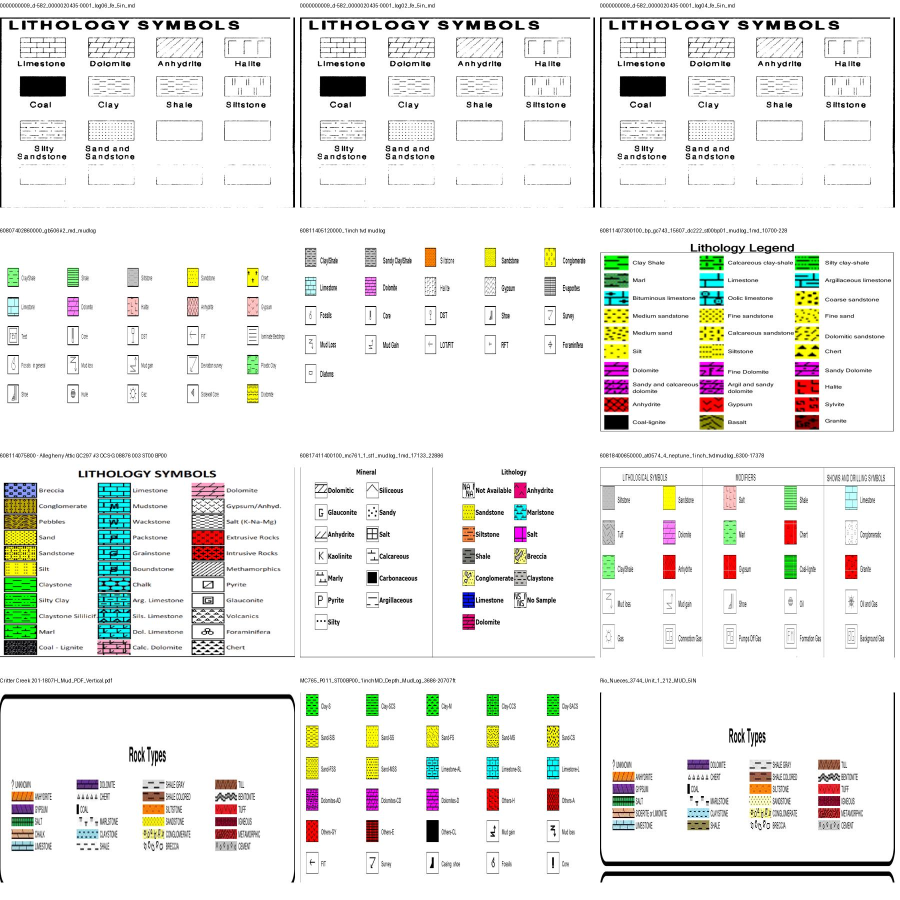
#> input picture workspace/viridien/bakeoff/notes/legend_initial.jpg, 1800 x 1800 px (shown at 1/2 size); its folder holds only this picture in this run
$ python -i s01_colour_runs.py   (imports and definitions only)   (older library calls are emulated)
#> lines starting #> are read from the running program, lines starting #| are printed output that depends on the picture; after the words box and inside, x2 and y2 are one past the last pixel; in counts of white or black regions, pixels touching at a corner belong together
"""Fast row-wise colour and pattern runs for lithology columns."""

import cv2
import numpy as np
from harness import io

NAME = "S1 colour runs"
NEEDS_GPU = False
PAID_API = None


# [31 lines left out: functions _colour_rows, _swatch_rgb, not called in this run]


def _texture_signature(rgb):
    gray = cv2.cvtColor(rgb, cv2.COLOR_RGB2GRAY)
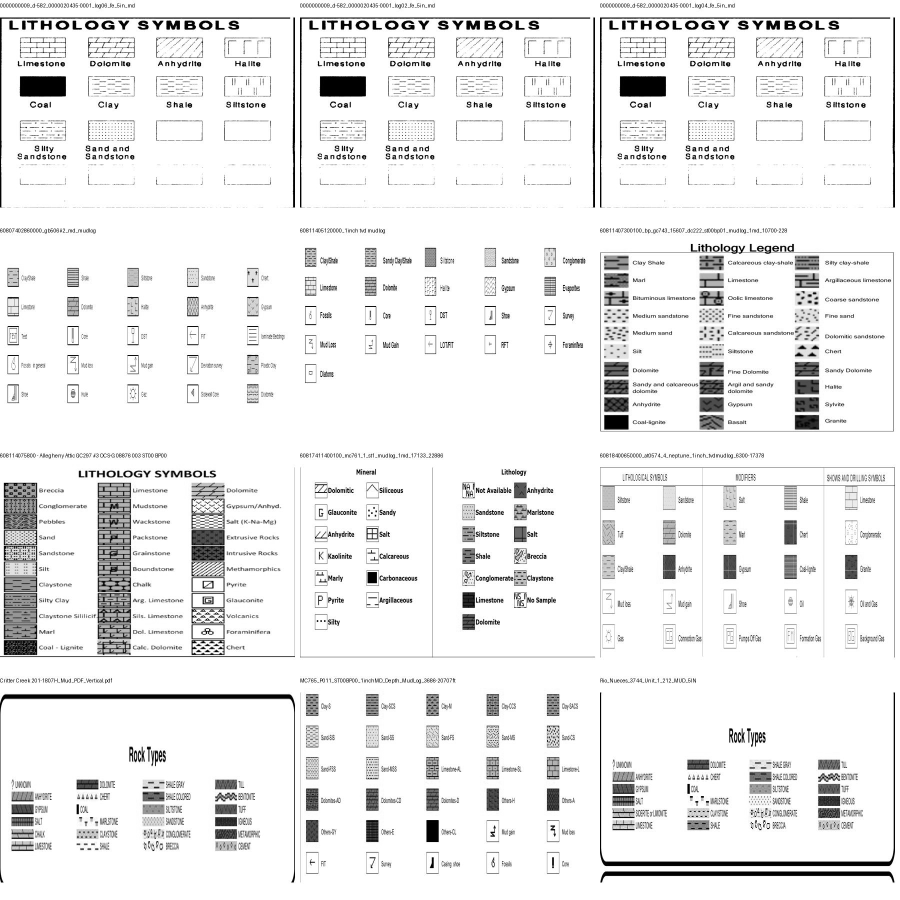
#> gray: shape (1800, 1800) (shown at 1/2 size); min 0, max 255, mean 235.9
    ink = (gray < 210).astype(np.float32)
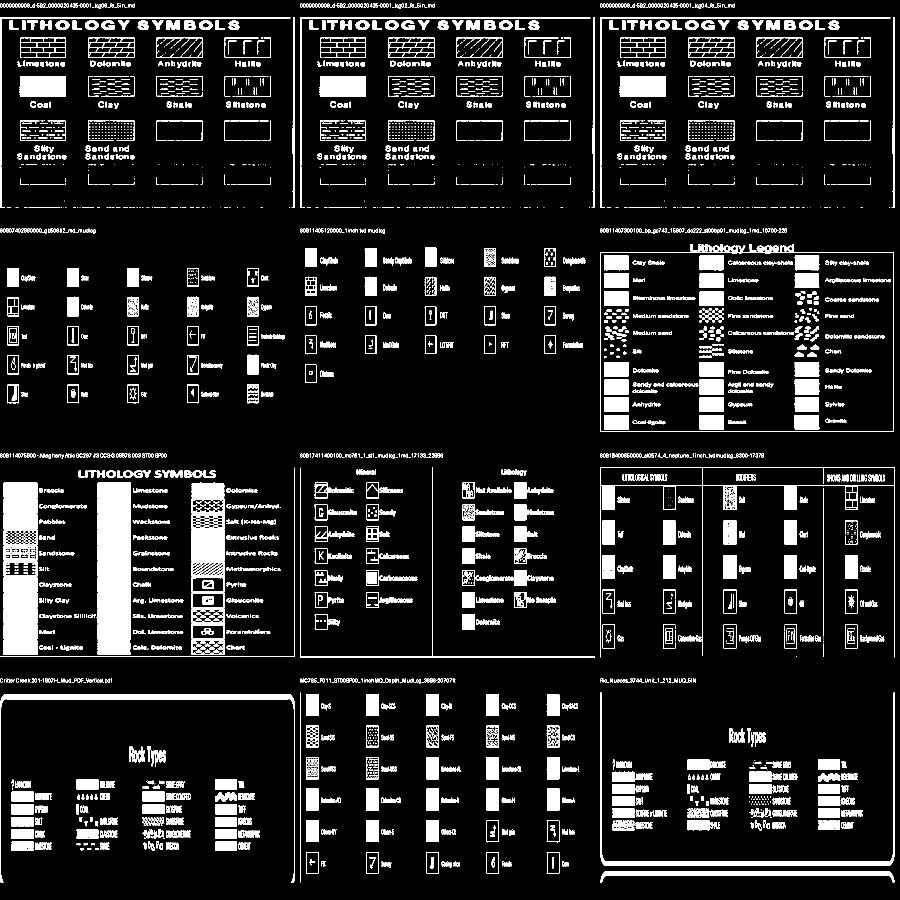
#> ink: shape (1800, 1800) float32 (shown at 1/2 size); values 0 (black) and 1 (white), 11.6% white; 3569 white regions (1469 under 20 px), largest, box (x1, y1, x2, y2) and area: (0, 1388, 590, 1765) 7676, (1200, 1385, 1790, 1732) 7292, (1200, 935, 1790, 1315) 6378
    gx = cv2.Sobel(gray, cv2.CV_32F, 1, 0, ksize=3)
    gy = cv2.Sobel(gray, cv2.CV_32F, 0, 1, ksize=3)
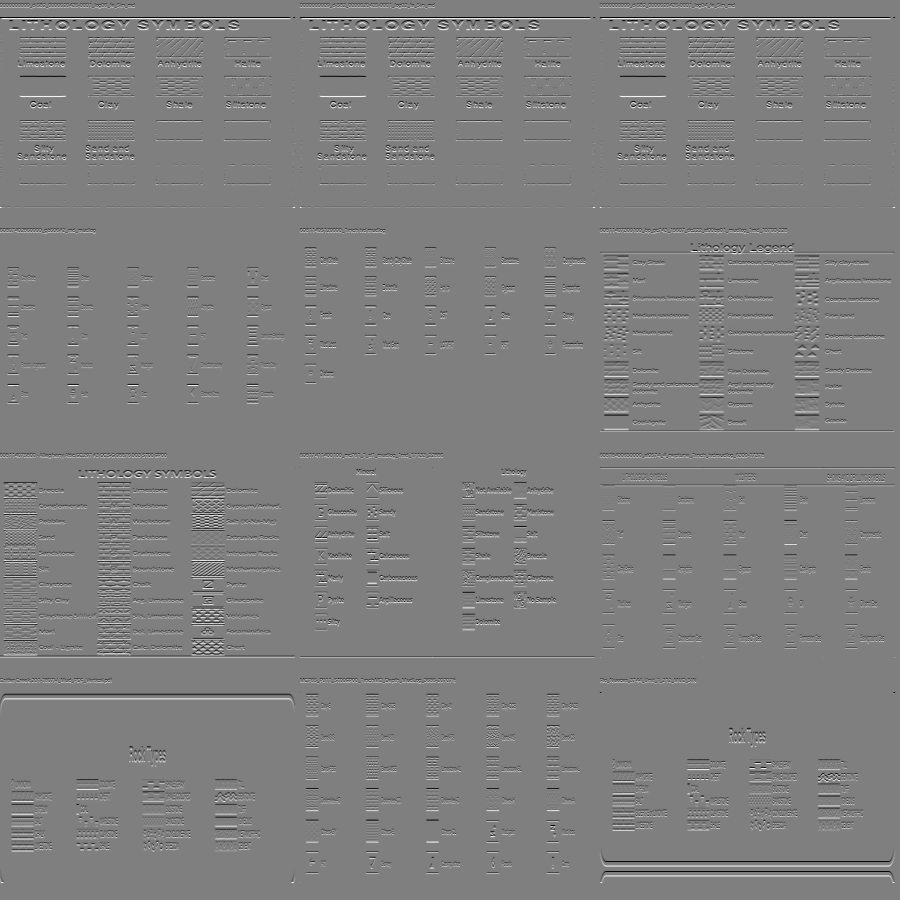
#> gy: shape (1800, 1800) float32 (shown at 1/2 size); min -1020, max 1020, mean 0; drawn with min black and max white
    ax, ay = np.abs(gx), np.abs(gy)
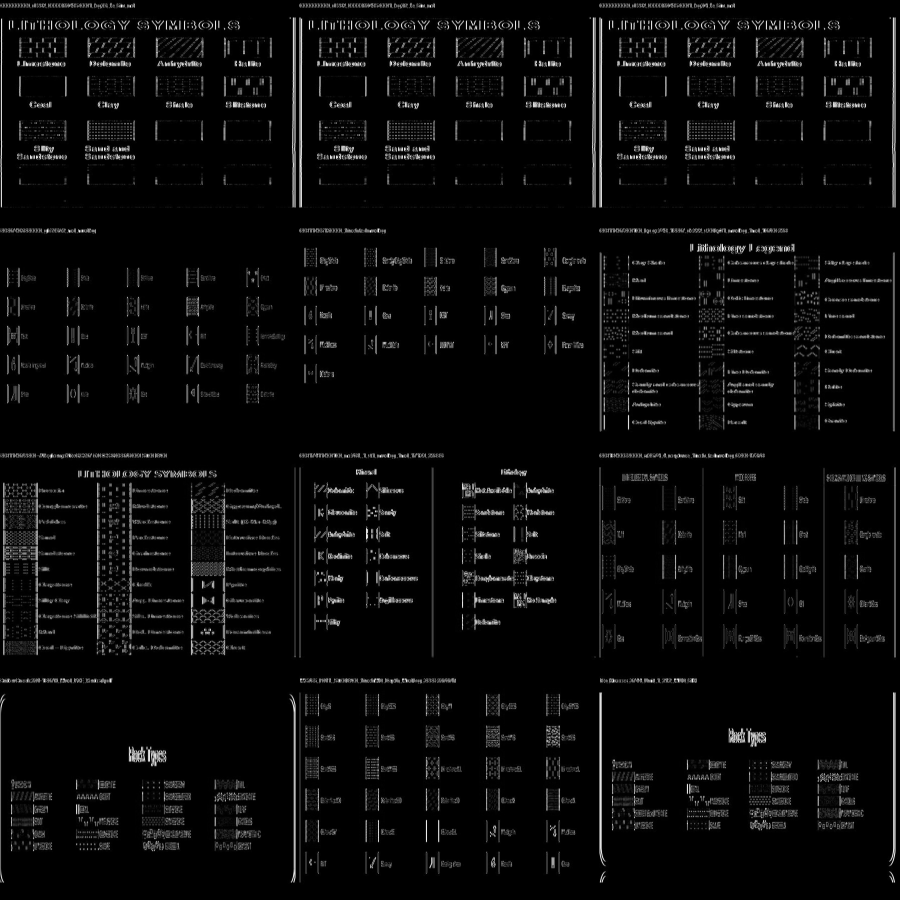
#> ax: shape (1800, 1800) float32 (shown at 1/2 size); min 0, max 1020, mean 40.3; drawn with min black and max white
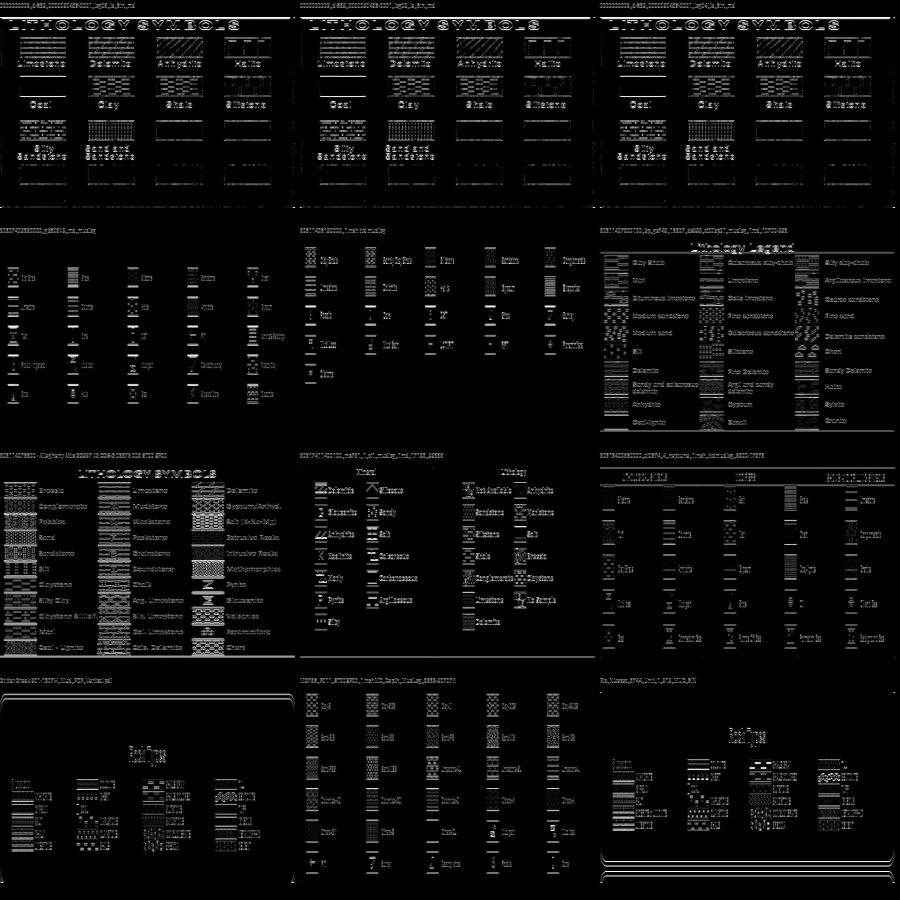
#> ay: shape (1800, 1800) float32 (shown at 1/2 size); min 0, max 1020, mean 46.4; drawn with min black and max white
    # Ink density and relative horizontal/vertical edge energy.
    return np.array([ink.mean(), ax.mean() / (ax.mean() + ay.mean() + 1e-4), ay.mean() / (ax.mean() + ay.mean() + 1e-4)], np.float32)


# [115 lines left out: functions _runs, run, not called in this run]

>>> import cv2
>>> picture = cv2.cvtColor(cv2.imread('../notes/legend_initial.jpg'), cv2.COLOR_BGR2RGB)
>>> result = _texture_signature(picture)
#> result = [0.116, 0.465, 0.535]

$ run again, on workspace/viridien/bakeoff/notes/perfect_pipeline.png
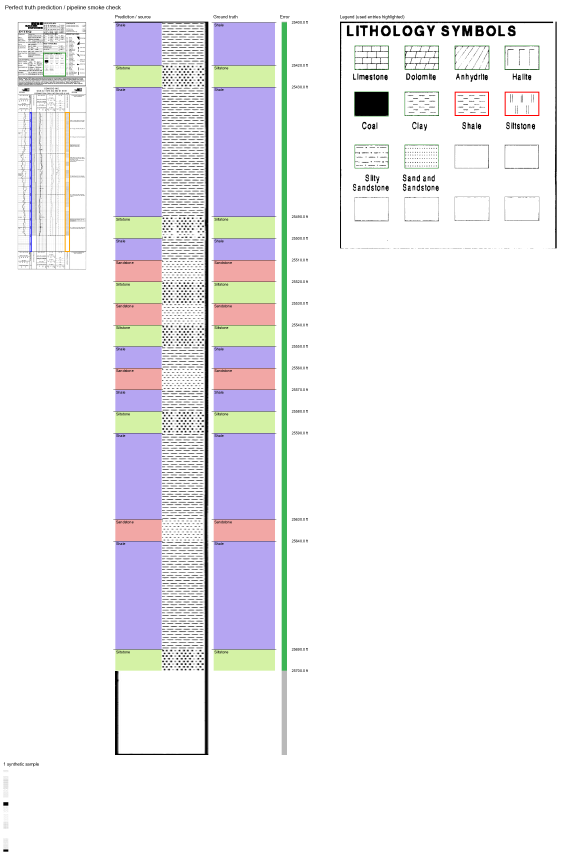
#> input picture workspace/viridien/bakeoff/notes/perfect_pipeline.png, 1700 x 2600 px (shown at 1/3 size)
#> in _texture_signature, `ink = (gray < 210).astype(np.float32)`:
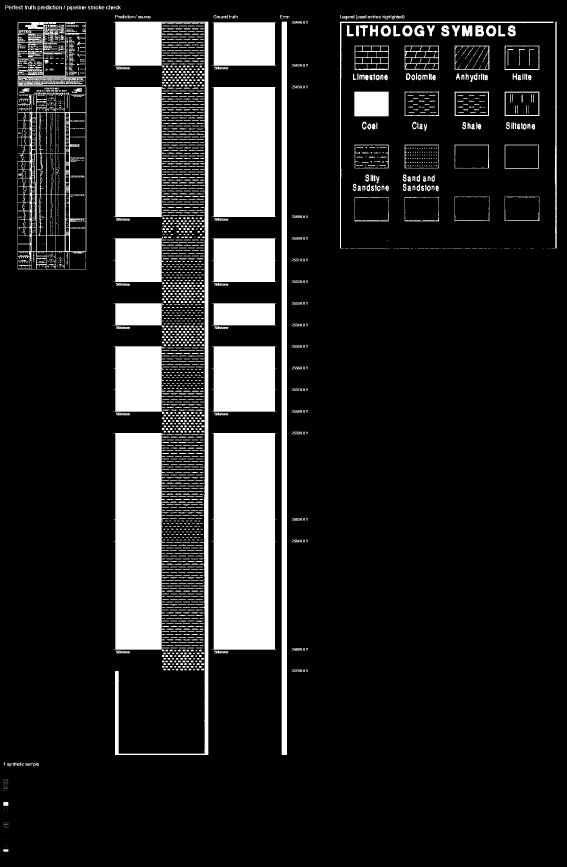
#> ink: shape (2600, 1700) float32 (shown at 1/3 size); values 0 (black) and 1 (white), 16.4% white; 3383 white regions (1528 under 20 px), largest, box (x1, y1, x2, y2) and area: (635, 1299, 829, 1949) 119640, (340, 1299, 493, 1954) 90423, (635, 261, 829, 651) 71780
#> in _texture_signature, `ax, ay = np.abs(gx), np.abs(gy)`:
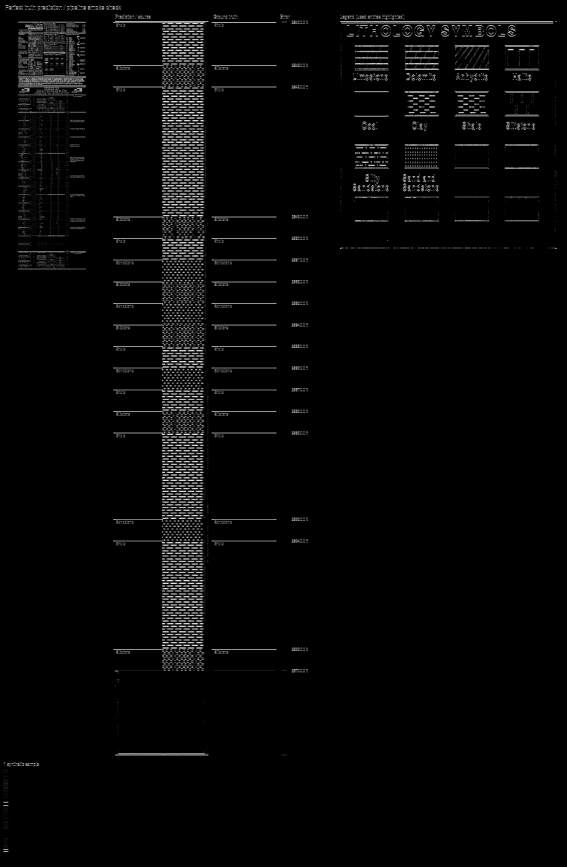
#> ay: shape (2600, 1700) float32 (shown at 1/3 size); min 0, max 1020, mean 27.3; drawn with min black and max white
#> result = [0.164, 0.407, 0.593]
